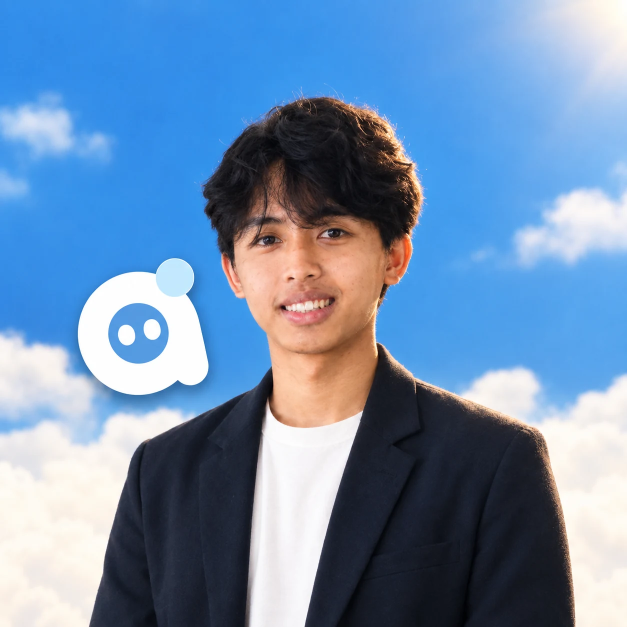
#> input picture assets/img/andika.webp, 1254 x 1254 px (shown at 1/2 size)
$ python optimize_images.py
#> lines starting #> are read from the running program, lines starting #| are printed output that depends on the picture
"""Right-sizes the site's raster images. Safe to re-run: only shrinks, never upscales.

  assets/projects/*/*.webp  → <name>.webp capped at 1600px wide, plus <name>-800.webp
                              (js/core/media.js builds the srcset from that naming)
  assets/logos/*.webp       → 88px tall (2× the largest display size)
  assets/img/andika.webp    → full size (1254px), plus andika-720.webp and andika-480.webp

Run from the repo root:  python3 tools/optimize_images.py   (needs Pillow)
"""
from pathlib import Path

from PIL import Image

ROOT = Path(__file__).resolve().parent.parent


def save(im, path, quality=80):
    im.save(path, "WEBP", quality=quality, method=6)


def fit_width(src, width, dest=None, quality=80):
#> called with width = 720, quality = 88
    im = Image.open(src)
#> im is the input picture: PIL image 1254x1254 RGB; mean R, G, B 111.7, 142.3, 176.8
    if im.width > width:
        im = im.resize((width, round(im.height * width / im.width)), Image.LANCZOS)
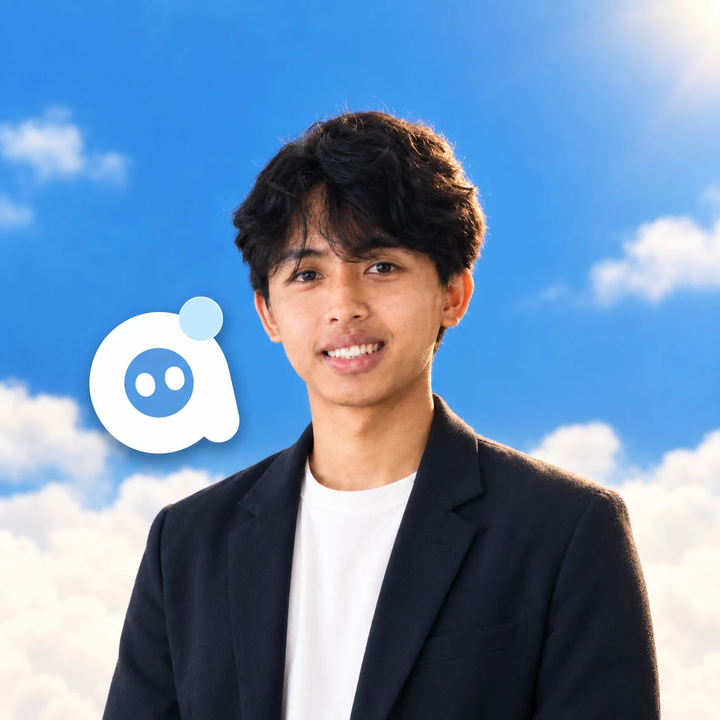
#> im: PIL image 720x720 RGB; mean R, G, B 111.7, 142.3, 176.8
    save(im.convert("RGB") if im.mode not in ("RGB", "RGBA") else im, dest or src, quality)


def main():
    before = sum(p.stat().st_size for p in (ROOT / "assets").rglob("*.webp"))
    for shot in sorted((ROOT / "assets" / "projects").glob("*/*.webp")):
        if shot.stem.endswith("-800"):
            continue
        fit_width(shot, 1600)
        fit_width(shot, 800, shot.with_name(f"{shot.stem}-800.webp"), quality=78)
    for logo in (ROOT / "assets" / "logos").glob("*.webp"):
        im = Image.open(logo)
        if im.height > 88:
            im = im.resize((round(im.width * 88 / im.height), 88), Image.LANCZOS)
        save(im, logo, 90)
    photo = ROOT / "assets" / "img" / "andika.webp"
    fit_width(photo, 720, photo.with_name("andika-720.webp"), quality=88)
    fit_width(photo, 480, photo.with_name("andika-480.webp"), quality=88)
    after = sum(p.stat().st_size for p in (ROOT / "assets").rglob("*.webp"))
    print(f"webp total: {before / 1e6:.1f} MB → {after / 1e6:.1f} MB (incl. new -800 variants)")


if __name__ == "__main__":
    main()
